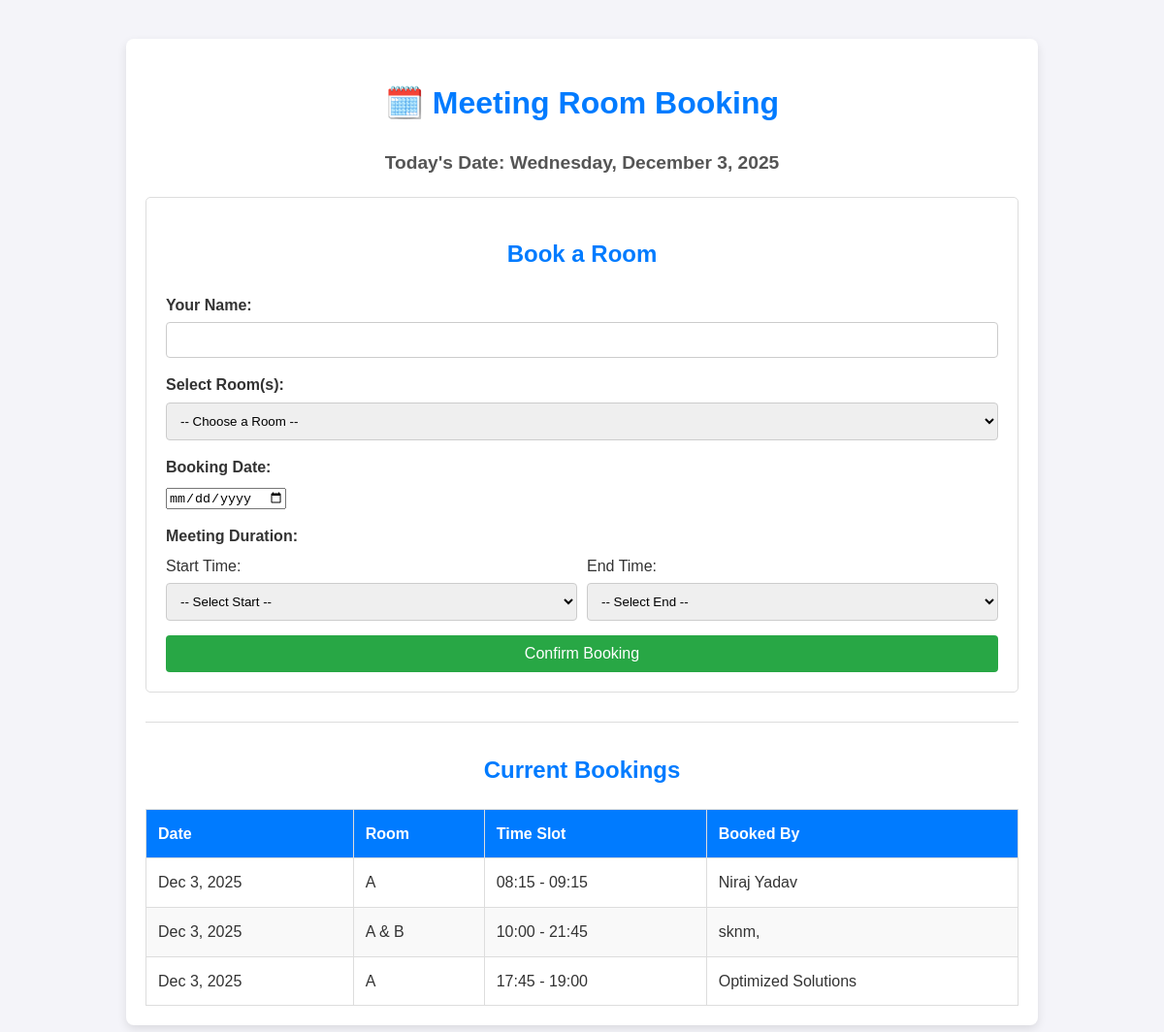
The page / on the database its author committed.
### tables this page shows
CREATE TABLE `bookings` (
  `booking_id` int(11) NOT NULL,
  `room_booked` varchar(10) NOT NULL,
  `meeting_date` date NOT NULL,
  `timeslot` varchar(50) NOT NULL,
  `booked_by` varchar(100) NOT NULL,
  `booking_date` timestamp NOT NULL DEFAULT current_timestamp() ON UPDATE current_timestamp()
);

### index.php (the view, shortened to what this page needs)
<!DOCTYPE html>
<html lang="en">
<head>
    <link rel="stylesheet" href="styles.css">
</head>
<body>
    <div class="container">
        <h1>🗓️ Meeting Room Booking</h1>
        <?php
            $today = date("l, F j, Y");
            $today_sql = date('Y-m-d');
            echo "<p style='text-align: center; font-size: 1.2em; font-weight: bold; color: #555;'>Today's Date: " . $today . "</p>";
        ?>
        <section class="booking-form-section">
            <h2>Book a Room</h2>
            <form action="book.php" method="POST" class="booking-form">
                <div class="form-group">
                    <label for="name">Your Name:</label>
                    <input type="text" id="name" name="name" required>
                </div>
                <div class="form-group">
                    <label for="room">Select Room(s):</label>
                    <select id="room" name="room" required>
                        <option value="">-- Choose a Room --</option>
                    </select>
                </div>
                <div class="form-group">
                    <label for="meeting_date">Booking Date:</label>
                    <input type="date" id="meeting_date" name="meeting_date" min="<?php echo date('Y-m-d'); ?>" required>
                </div>
                <div class="form-group time-selection-group">
                    <label>Meeting Duration:</label>
                    <div style="display: flex; gap: 10px;">
                        <div style="flex: 1;">
                            <label for="start_time" style="font-weight: normal;">Start Time:</label>
                            <select id="start_time" name="start_time" required>
                                <option value="">-- Select Start --</option>
                            </select>
                        </div>
                        <div style="flex: 1;">
                            <label for="end_time" style="font-weight: normal;">End Time:</label>
                            <select id="end_time" name="end_time" required>
                                <option value="">-- Select End --</option>
                            </select>
                        </div>
                    </div>
                </div>
                <button type="submit" class="submit-btn">Confirm Booking</button>
            </form>
        </section>
        <hr>
        <section class="current-bookings-section">
            <h2>Current Bookings</h2>
            <table class="bookings-table">
                <thead>
                    <tr>
                        <th>Date</th>
                        <th>Room</th>
                        <th>Time Slot</th>
                        <th>Booked By</th>
                    </tr>
                </thead>
                <tbody id="bookings-list">
                    <?php
                    $servername = "localhost";
                    $username = "root";
                    $password = "";
                    $dbname = "MeetingBookings";
                    $conn = new mysqli($servername, $username, $password, $dbname);
                    if ($conn->connect_error) {
                        echo "<tr><td colspan='4'>Database connection error.</td></tr>";
                    } else {
                        $sql = "SELECT meeting_date, room_booked, timeslot, booked_by
                                FROM bookings
                                WHERE meeting_date >= '$today_sql'
                                ORDER BY meeting_date ASC, timeslot ASC";
                        $result = $conn->query($sql);
                        if ($result->num_rows > 0) {
                            while($row = $result->fetch_assoc()) {
                                echo "<tr>";
                                echo "<td>" . date('M j, Y', strtotime(htmlspecialchars($row['meeting_date']))) . "</td>";
                                echo "<td>" . htmlspecialchars($row['room_booked']) . "</td>";
                                echo "<td>" . htmlspecialchars($row['timeslot']) . "</td>";
                                echo "<td>" . htmlspecialchars($row['booked_by']) . "</td>";
                                echo "</tr>";
                            }
                        } else {
                            echo "<tr><td colspan='4'>No upcoming bookings found.</td></tr>";
                        }
                    }
                    ?>
                </tbody>
            </table>
        </section>
    </div>
</body>
</html>

### styles.css (style rules this page uses)
body { font-family: Arial, sans-serif; background-color: #f4f4f9; color: #333; line-height: 1.6; margin: 0; padding: 0; }
.container { max-width: 900px; margin: 40px auto; padding: 20px; background: #fff; border-radius: 8px; box-shadow: 0 4px 10px rgba(0, 0, 0, 0.1); }
h1, h2 { color: #007bff; text-align: center; margin-bottom: 20px; }
hr { border: 0; height: 1px; background: #ddd; margin: 30px 0; }
.booking-form-section { padding: 20px; border: 1px solid #ddd; border-radius: 5px; margin-bottom: 30px; }
.form-group { margin-bottom: 15px; }
.form-group label { display: block; margin-bottom: 5px; font-weight: bold; }
.form-group input[type="text"], .form-group select { width: 100%; padding: 10px; border: 1px solid #ccc; border-radius: 4px; box-sizing: border-box; }
.submit-btn { display: block; width: 100%; padding: 10px; background-color: #28a745; color: white; border: none; border-radius: 4px; font-size: 16px; cursor: pointer; transition: background-color 0.3s; }
.bookings-table { width: 100%; border-collapse: collapse; margin-top: 20px; }
.bookings-table th, .bookings-table td { border: 1px solid #ddd; padding: 12px; text-align: left; }
.bookings-table th { background-color: #007bff; color: white; font-weight: bold; }
.bookings-table tr:nth-child(even) { background-color: #f9f9f9; }

### rows shown on the page
bookings: meeting_date "Dec 3, 2025", room_booked "A", timeslot "08:15 - 09:15", booked_by "Niraj Yadav"
bookings: meeting_date "Dec 3, 2025", room_booked "A & B", timeslot "10:00 - 21:45", booked_by "sknm,"
bookings: meeting_date "Dec 3, 2025", room_booked "A", timeslot "17:45 - 19:00", booked_by "Optimized Solutions"
